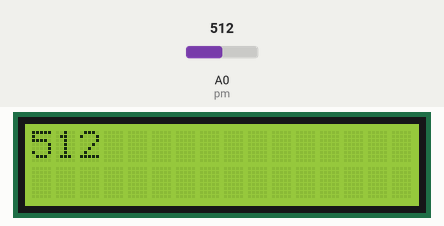
Recording of a sketch running on a simulated Arduino Uno, built with avr-gcc and run on an emulated ATmega328P. Shown: 16×2 character LCD. The test bench sets the inputs (shaded band); at power-on: A0 (pm) = 512.

Above: at 1.2 s.
1.3 s: A0 (pm) set to 716
At 5.7 s:
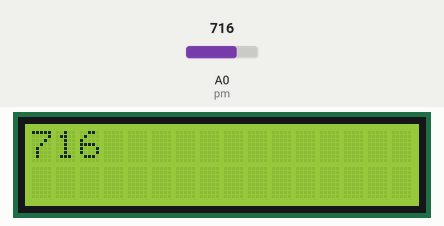
7.3 s: A0 (pm) set to 900
At 11.0 s:
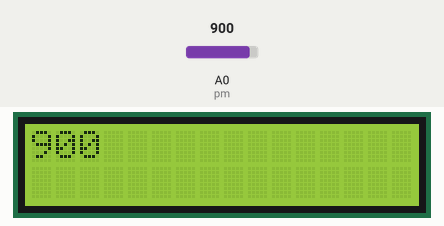
13.3 s: A0 (pm) set to 1023
At 16.3 s:
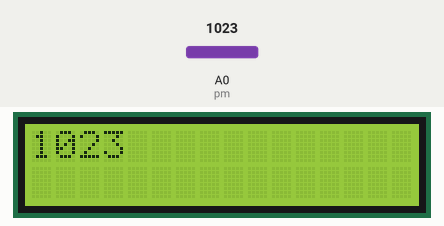
Timing chart, 0 to 17.8 s (numbered marks = the images above; inputs shaded):
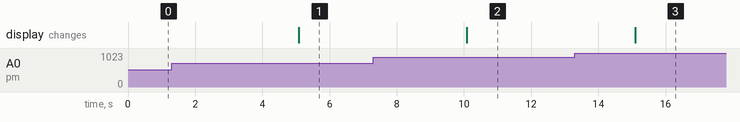

The sketch:

incredible_amur_vihelmo1.ino
```cpp
// C++ code
//

#include <Wire.h>
#include <LiquidCrystal_I2C.h>

LiquidCrystal_I2C lcd(0x27, 16, 2);
int pm = A0;
void setup()
{
  lcd.init();
  lcd.backlight();
  pinMode(pm, INPUT);
}

void loop()
{
  int input = analogRead(pm);
  lcd.clear();
  lcd.setCursor(0,0);
  lcd.print(input);
  delay(5000);
}
```

Measured:
- after the input at 1.3 s, the display: changes after 3.8 s (image 1)
- after the input at 7.3 s, the display: changes after 2.8 s (image 2)
- after the input at 13.3 s, the display: changes after 1.8 s (image 3)
